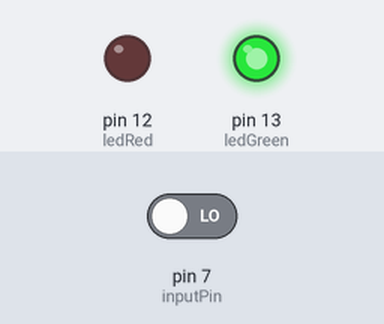
A sketch run on a simulated Arduino Uno, built with avr-gcc and run on an emulated ATmega328P. Shown: output pins drawn as LEDs (lit = HIGH). The inputs (shaded band) are chosen by the test bench; at power-on: pin 7 (inputPin) LOW.

Above: at 1.2 s.
1.3 s: pin 7 (inputPin) driven HIGH
At 1.6 s:
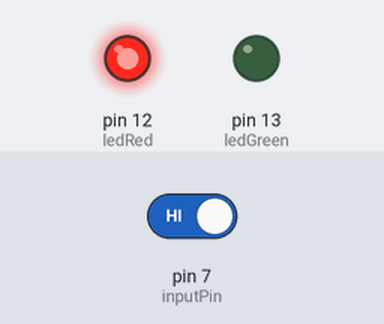
2.8 s: pin 7 (inputPin) driven LOW
At 3.9 s:
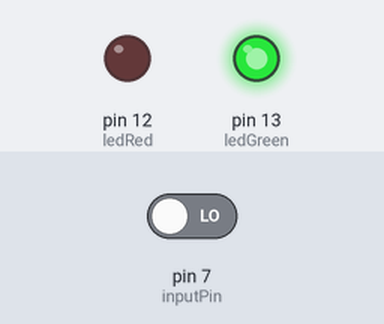
Timing chart, 0 to 5.8 s (numbered marks = the images above; inputs shaded):
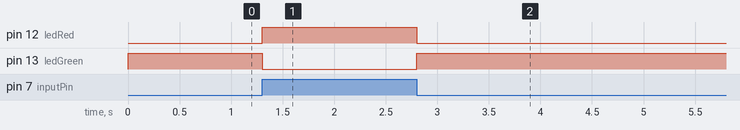

The sketch:

move.ino
```cpp
int ledGreen = 13;
int ledRed = 12;
int inputPin = 7;
int val = 0;

void setup()
{
    pinMode(ledGreen,OUTPUT);
    pinMode(ledRed,OUTPUT);
    pinMode(inputPin,INPUT);
    Serial.begin(9600);
}

void loop()
{
  val = digitalRead(inputPin);

  if(val == HIGH){
    digitalWrite(ledRed, HIGH);
    digitalWrite(ledGreen, LOW);
  }
  else{
    digitalWrite(ledRed, LOW);
    digitalWrite(ledGreen, HIGH);
  }
}
```

Measured:
- after the input at 1.3 s, pin 12 (ledRed): LOW → HIGH at once; pin 13 (ledGreen): HIGH → LOW at once
- after the input at 2.8 s, pin 12 (ledRed): HIGH → LOW at once; pin 13 (ledGreen): LOW → HIGH at once
